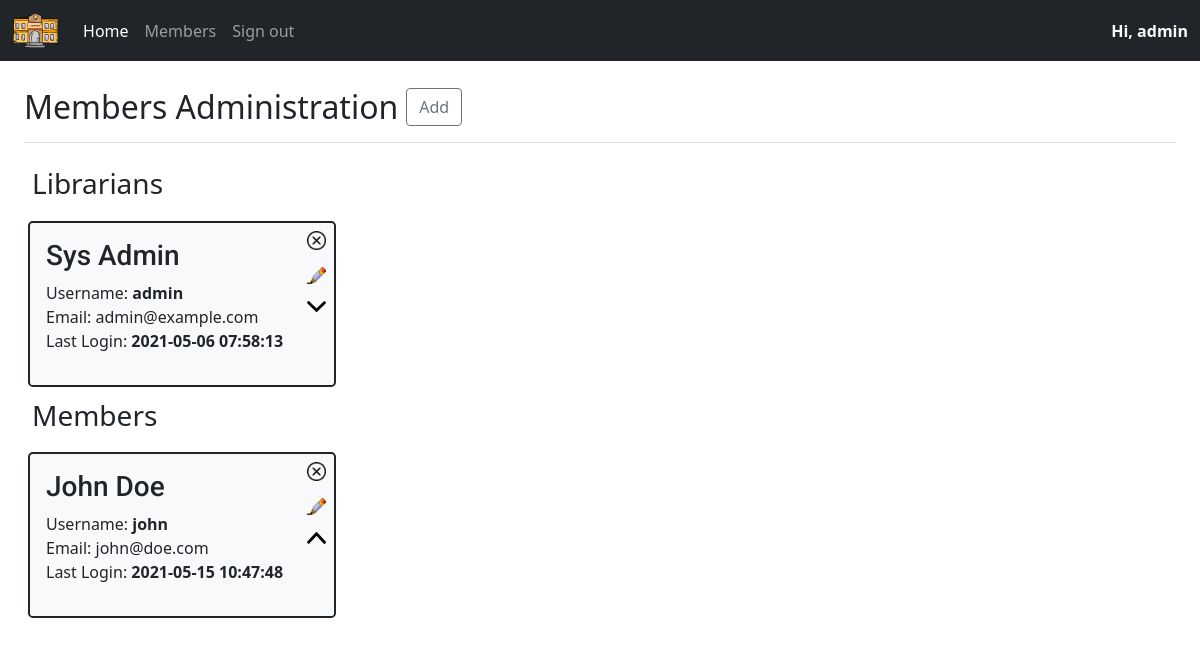
/members.php (signed in), run on the app's committed database.
### tables this page shows
CREATE TABLE `users` (
  `id` int(11) NOT NULL,
  `firstname` varchar(255) NOT NULL,
  `lastname` varchar(255) NOT NULL,
  `username` varchar(100) NOT NULL,
  `email` varchar(100) NOT NULL,
  `user_type` varchar(255) NOT NULL,
  `password` varchar(100) NOT NULL,
  `timestamp` timestamp NOT NULL DEFAULT CURRENT_TIMESTAMP ON UPDATE CURRENT_TIMESTAMP
);

### functions.php (called while the page is built, shortened)
<?php
function getMembers(){
	$query = "SELECT * FROM users WHERE user_type = 'user'";
	$result = query($query);
	return $result;
}
function getAdmins(){
	$query = "SELECT * FROM users WHERE user_type = 'admin'";
	$result = query($query);
	return $result;
}
function isAdmin() {
	if (isset($_SESSION['user']) && $_SESSION['user']['user_type'] == 'admin' ) {
		return true;
	}else{
		return false;
	}
}
function query($sql) {
	global $mysqli;
	$results = mysqli_query($mysqli, $sql);
	$rows = array();
	if(!is_bool($results)){
		while($row = mysqli_fetch_assoc($results)){
			$rows[] = $row;
		}
	}
	return $rows;
}

### members.php (the view, shortened to what this page needs)
<?php
require_once('functions.php');
$members= getMembers();
$admins= getAdmins();
require('header.php');
?>
<main class="">
    <div class="container-fluid">
        <div class="row">
          <main class="ms-sm-auto px-md-4">
            <div class="d-flex justify-content-start flex-wrap flex-md-nowrap pt-3 pb-2 mb-3 border-bottom">
              <h1 class="h2">Members Administration</h1>
              <a href="member_add.php"><button class="btn btn-outline-secondary ms-2" @click="addClient">Add</button></a>
            </div>
            <h1 class="h3 p-2">Librarians</h1>
            <div class="d-inline-flex flex-wrap">
            <?php foreach($admins as $u) { ?>
            <div class="rounded rounded-3 border border-2 border-dark flex-grow-1 m-1 d-inline-flex bg-light">
                <div class="p-3 flex-grow-1">
                    <h3 class="text-start roboto"><?php echo $u['firstname']; ?> <?php echo $u['lastname']; ?></h3>
                    <ul class="list-unstyled">
                        <li class="text-start">Username: <b><?php echo $u['username']; ?></b></li>
                        <li class="text-start">Email: <?php echo $u['email']; ?></li>
                        <li class="text-start">Last Login: <b><?php echo $u['timestamp']; ?></b></li>
                    </ul>
                </div>
                <div class="flex-shrink-1" style="width: 35px;">
                <?php if(isAdmin()) { ?>
                    <a href="member_delete.php?id=<?php echo $u['id']; ?>" class="" onclick="return confirm('Want to delete this user?');">
                        <img src="includes/img/remove.png" alt="delete_icon" class="p-2" width="35">
                    </a>
                    <a href="member_edit.php?id=<?php echo $u['id']; ?>" class="">
                        <img class="p-2" src="includes/img/edit.png" width="35">
                    </a>
                    <a href="member_amend.php?id=<?php echo $u['id']; ?>&demote=1" class="" onclick="return confirm('Want to demote user?');">
                      <img class="p-2" src="includes/img/down-arrow.png" width="35">
                    </a>
                <?php }; ?>
                </div>
                </div>
            <?php }; ?>
            </div>
            <h1 class="h3 p-2">Members</h1>
            <div class="d-inline-flex flex-wrap">
            <?php foreach($members as $b) { ?>
            <div class="rounded rounded-3 border border-2 border-dark m-1 d-inline-flex bg-light">
                <div class="p-3">
                    <h3 class="text-start roboto"><?php echo $b['firstname']; ?> <?php echo $b['lastname']; ?></h3>
                    <ul class="list-unstyled">
                        <li class="text-start">Username: <b><?php echo $b['username']; ?></b></li>
                        <li class="text-start">Email: <?php echo $b['email']; ?></li>
                        <li class="text-start">Last Login: <b><?php echo $b['timestamp']; ?></b></li>
                    </ul>
                </div>
                <div class="flex-shrink-1" style="width: 35px;">
                <?php if(isAdmin()) { ?>
                    <a href="member_delete.php?id=<?php echo $b['id']; ?>" class="" onclick="return confirm('Want to delete this user?');">
                        <img src="includes/img/remove.png" alt="delete_icon" class="p-2" width="35">
                    </a>
                    <a href="member_edit.php?id=<?php echo $b['id']; ?>" class="">
                        <img class="p-2" src="includes/img/edit.png" width="35">
                    </a>
                    <a href="member_amend.php?id=<?php echo $b['id']; ?>&promote=1" class="" onclick="return confirm('Want to promote user?');">
                      <img class="p-2" src="includes/img/up-arrow.png" width="35">
                    </a>
                <?php }; ?>
                </div>
                </div>
            <?php }; ?>
            </div>
          </main>
        </div>
      </div>
</main>
<?php require('footer.php'); ?>

### includes/css/navbar-top-fixed.css (style rules this page uses)
body { min-height: 75rem; padding-top: 4.5rem; }

### includes/css/styles.css (style rules this page uses)
* { margin: 0px; padding: 0px; }
.roboto { font-family: 'Roboto', sans-serif; }

### data on the page
users: firstname "Sys", lastname "Admin", username "admin", email "admin@example.com", timestamp "2021-05-06 07:58:13"
users: firstname "John", lastname "Doe", username "john", email "john@doe.com", timestamp "2021-05-15 10:47:48"

### other printed values
$_SESSION['user']['username'] "admin"
